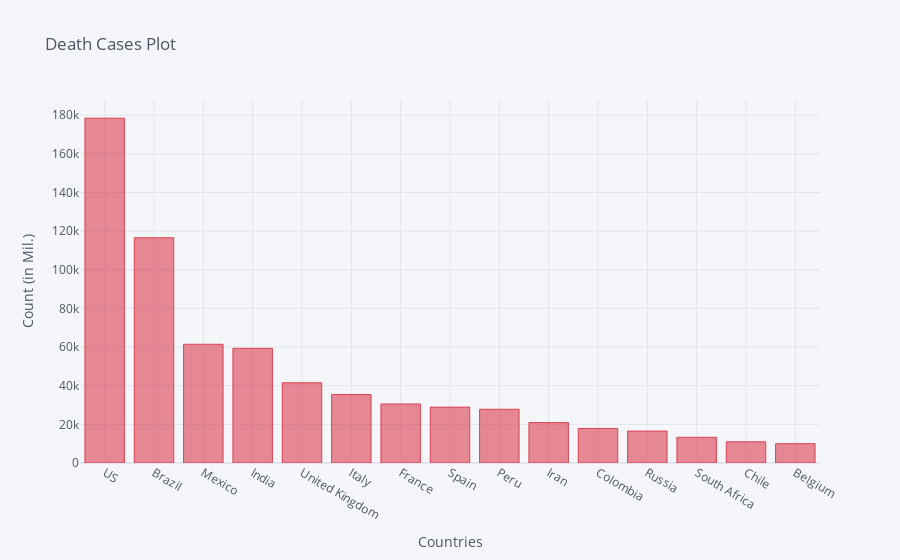

Notebook source saved alongside this figure:
### Code cell
death_df2_plot.iplot(kind='bar', x='Country/Region', y='8/25/20',color='red',
                    title='Death Cases Plot',xTitle='Countries',yTitle='Count (in Mil.)')

### Figure 1 — Plotly figure (JSON) as saved in the notebook; plotly's stock layout.template omitted (floating-point values rounded to 4 significant figures)
{"data": [{"marker": {"color": "rgba(219, 64, 82, 0.6)", "line": {"color": "rgba(219, 64, 82, 1.0)", "width": 1}}, "name": "8/25/20", "orientation": "v", "text": "", "type": "bar", "x": ["US", "Brazil", "Mexico", "India", "United Kingdom", "Italy", "France", "Spain", "Peru", "Iran", "Colombia", "Russia", "South Africa", "Chile", "Belgium"], "y": [178486, 116580, 61450, 59357, 41535, 35445, 30549, 28924, 27813, 20901, 17889, 16524, 13308, 10958, 9996]}], "layout": {"legend": {"bgcolor": "#F5F6F9", "font": {"color": "#4D5663"}}, "paper_bgcolor": "#F5F6F9", "plot_bgcolor": "#F5F6F9", "title": {"font": {"color": "#4D5663"}, "text": "Death Cases Plot"}, "xaxis": {"gridcolor": "#E1E5ED", "showgrid": true, "tickfont": {"color": "#4D5663"}, "title": {"font": {"color": "#4D5663"}, "text": "Countries"}, "zerolinecolor": "#E1E5ED"}, "yaxis": {"gridcolor": "#E1E5ED", "showgrid": true, "tickfont": {"color": "#4D5663"}, "title": {"font": {"color": "#4D5663"}, "text": "Count (in Mil.)"}, "zerolinecolor": "#E1E5ED"}}}
